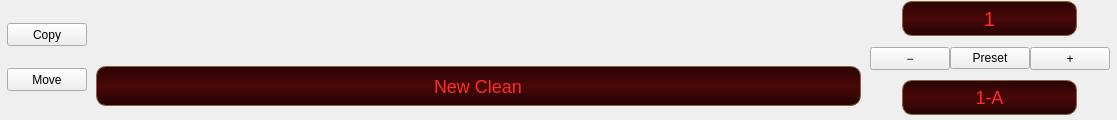
        <widget class="QWidget" name="header" native="true">
         <property name="minimumSize">
          <size>
           <width>0</width>
           <height>115</height>
          </size>
         </property>
         <layout class="QGridLayout" name="headerLayout">
          <property name="leftMargin">
           <number>7</number>
          </property>
          <property name="topMargin">
           <number>1</number>
          </property>
          <property name="rightMargin">
           <number>7</number>
          </property>
          <property name="bottomMargin">
           <number>5</number>
          </property>
          <property name="horizontalSpacing">
           <number>8</number>
          </property>
          <property name="verticalSpacing">
           <number>4</number>
          </property>
          <item row="0" column="0" colspan="2">
           <layout class="QHBoxLayout" name="topControls">
            <item>
             <layout class="QVBoxLayout" name="leftButtons">
              <item>
               <widget class="QPushButton" name="copyButton">
                <property name="minimumSize">
                 <size>
                  <width>0</width>
                  <height>23</height>
                 </size>
                </property>
                <property name="text">
                 <string>Copy</string>
                </property>
               </widget>
              </item>
              <item>
               <widget class="QPushButton" name="moveButton">
                <property name="minimumSize">
                 <size>
                  <width>0</width>
                  <height>23</height>
                 </size>
                </property>
                <property name="text">
                 <string>Move</string>
                </property>
               </widget>
              </item>
             </layout>
            </item>
            <item>
             <widget class="QWidget" name="gridWidget" native="true">
              <layout class="QGridLayout" name="gridLayout">
               <property name="horizontalSpacing">
                <number>1</number>
               </property>
               <item row="0" column="5" alignment="Qt::AlignmentFlag::AlignTop">
                <widget class="QLabel" name="scriptLogo_2">
                 <property name="enabled">
                  <bool>true</bool>
                 </property>
                 <property name="sizePolicy">
                  <sizepolicy hsizetype="Fixed" vsizetype="Fixed">
                   <horstretch>0</horstretch>
                   <verstretch>0</verstretch>
                  </sizepolicy>
                 </property>
                 <property name="minimumSize">
                  <size>
                   <width>128</width>
                   <height>36</height>
                  </size>
                 </property>
                 <property name="maximumSize">
                  <size>
                   <width>0</width>
                   <height>0</height>
                  </size>
                 </property>
                 <property name="frameShape">
                  <enum>QFrame::Shape::NoFrame</enum>
                 </property>
                 <property name="pixmap">
                  <pixmap resource="ressources.qrc">:/img/handk.png</pixmap>
                 </property>
                 <property name="scaledContents">
                  <bool>true</bool>
                 </property>
                 <property name="alignment">
                  <set>Qt::AlignmentFlag::AlignHCenter|Qt::AlignmentFlag::AlignTop</set>
                 </property>
                </widget>
               </item>
               <item row="0" column="6">
                <spacer name="horizontalSpacer">
                 <property name="orientation">
                  <enum>Qt::Orientation::Horizontal</enum>
                 </property>
                 <property name="sizeType">
                  <enum>QSizePolicy::Policy::Minimum</enum>
                 </property>
                 <property name="sizeHint" stdset="0">
                  <size>
                   <width>150</width>
                   <height>20</height>
                  </size>
                 </property>
                </spacer>
               </item>
               <item row="0" column="7" alignment="Qt::AlignmentFlag::AlignHCenter|Qt::AlignmentFlag::AlignVCenter">
                <widget class="QLabel" name="scriptLogo">
                 <property name="enabled">
                  <bool>true</bool>
                 </property>
                 <property name="sizePolicy">
                  <sizepolicy hsizetype="Preferred" vsizetype="Fixed">
                   <horstretch>0</horstretch>
                   <verstretch>0</verstretch>
                  </sizepolicy>
                 </property>
                 <property name="minimumSize">
                  <size>
                   <width>200</width>
                   <height>50</height>
                  </size>
                 </property>
                 <property name="maximumSize">
                  <size>
                   <width>50</width>
                   <height>55</height>
                  </size>
                 </property>
                 <property name="frameShape">
                  <enum>QFrame::Shape::NoFrame</enum>
                 </property>
                 <property name="pixmap">
                  <pixmap resource="ressources.qrc">:/img/grandmeister.png</pixmap>
                 </property>
                 <property name="scaledContents">
                  <bool>true</bool>
                 </property>
                 <property name="alignment">
                  <set>Qt::AlignmentFlag::AlignCenter</set>
                 </property>
                </widget>
               </item>
               <item row="0" column="8">
                <spacer name="horizontalSpacer_2">
                 <property name="orientation">
                  <enum>Qt::Orientation::Horizontal</enum>
                 </property>
                 <property name="sizeHint" stdset="0">
                  <size>
                   <width>40</width>
                   <height>20</height>
                  </size>
                 </property>
                </spacer>
               </item>
               <item row="1" column="0" colspan="9">
                <widget class="QLineEdit" name="presetDisplay">
                 <property name="sizePolicy">
                  <sizepolicy hsizetype="Expanding" vsizetype="Fixed">
                   <horstretch>0</horstretch>
                   <verstretch>0</verstretch>
                  </sizepolicy>
                 </property>
                 <property name="minimumSize">
                  <size>
                   <width>765</width>
                   <height>40</height>
                  </size>
                 </property>
                 <property name="styleSheet">
                  <string notr="true">background-color: qlineargradient(x1:0, y1:0, x2:0, y2:1, stop:0 #2a0404, stop:0.5 #4a0808, stop:1 #240303);
color: #ff2a2a;
border: 1px solid #8c6239;
border-radius: 10px;
font-family: &quot;DSEG14 Classic&quot;;
font-size: 18px;
padding: 2px 8px;
</string>
                 </property>
                 <property name="text">
                  <string>New Clean</string>
                 </property>
                 <property name="alignment">
                  <set>Qt::AlignmentFlag::AlignCenter</set>
                 </property>
                 <property name="readOnly">
                  <bool>true</bool>
                 </property>
                </widget>
               </item>
              </layout>
             </widget>
            </item>
            <item>
             <layout class="QVBoxLayout" name="presetRight">
              <item alignment="Qt::AlignmentFlag::AlignHCenter|Qt::AlignmentFlag::AlignTop">
               <widget class="QLabel" name="presetNumber">
                <property name="sizePolicy">
                 <sizepolicy hsizetype="Fixed" vsizetype="Fixed">
                  <horstretch>0</horstretch>
                  <verstretch>0</verstretch>
                 </sizepolicy>
                </property>
                <property name="minimumSize">
                 <size>
                  <width>175</width>
                  <height>35</height>
                 </size>
                </property>
                <property name="styleSheet">
                 <string notr="true">background-color: qlineargradient(x1:0, y1:0, x2:0, y2:1, stop:0 #2a0404, stop:0.5 #4a0808, stop:1 #240303);
color: #ff2a2a;
border: 1px solid #8c6239;
border-radius: 10px;
font-family: &quot;DSEG7 Classic&quot;;
font-size: 20px;
padding: 2px 6px;
</string>
                </property>
                <property name="text">
                 <string>1</string>
                </property>
                <property name="alignment">
                 <set>Qt::AlignmentFlag::AlignCenter</set>
                </property>
               </widget>
              </item>
              <item>
               <layout class="QHBoxLayout" name="stepButtons">
                <item>
                 <widget class="QPushButton" name="minusButton">
                  <property name="minimumSize">
                   <size>
                    <width>50</width>
                    <height>23</height>
                   </size>
                  </property>
                  <property name="text">
                   <string>−</string>
                  </property>
                 </widget>
                </item>
                <item>
                 <widget class="QPushButton" name="btnPresetList">
                  <property name="sizePolicy">
                   <sizepolicy hsizetype="Fixed" vsizetype="Fixed">
                    <horstretch>0</horstretch>
                    <verstretch>0</verstretch>
                   </sizepolicy>
                  </property>
                  <property name="minimumSize">
                   <size>
                    <width>70</width>
                    <height>0</height>
                   </size>
                  </property>
                  <property name="text">
                   <string>Preset</string>
                  </property>
                 </widget>
                </item>
                <item>
                 <widget class="QPushButton" name="plusButton">
                  <property name="minimumSize">
                   <size>
                    <width>50</width>
                    <height>23</height>
                   </size>
                  </property>
                  <property name="text">
                   <string>+</string>
                  </property>
                 </widget>
                </item>
               </layout>
              </item>
              <item alignment="Qt::AlignmentFlag::AlignHCenter|Qt::AlignmentFlag::AlignBottom">
               <widget class="QLabel" name="presetBank">
                <property name="sizePolicy">
                 <sizepolicy hsizetype="Fixed" vsizetype="Fixed">
                  <horstretch>0</horstretch>
                  <verstretch>0</verstretch>
                 </sizepolicy>
                </property>
                <property name="minimumSize">
                 <size>
                  <width>175</width>
                  <height>35</height>
                 </size>
                </property>
                <property name="styleSheet">
                 <string notr="true">background-color: qlineargradient(x1:0, y1:0, x2:0, y2:1, stop:0 #2a0404, stop:0.5 #4a0808, stop:1 #240303);
color: #ff2a2a;
border: 1px solid #8c6239;
border-radius: 10px;
font-family: &quot;DSEG14 Classic&quot;;
font-size: 18px;
padding: 2px 8px;
</string>
                </property>
                <property name="text">
                 <string>1-A</string>
                </property>
                <property name="alignment">
                 <set>Qt::AlignmentFlag::AlignCenter</set>
                </property>
               </widget>
              </item>
             </layout>
            </item>
           </layout>
          </item>
         </layout>
        </widget>
